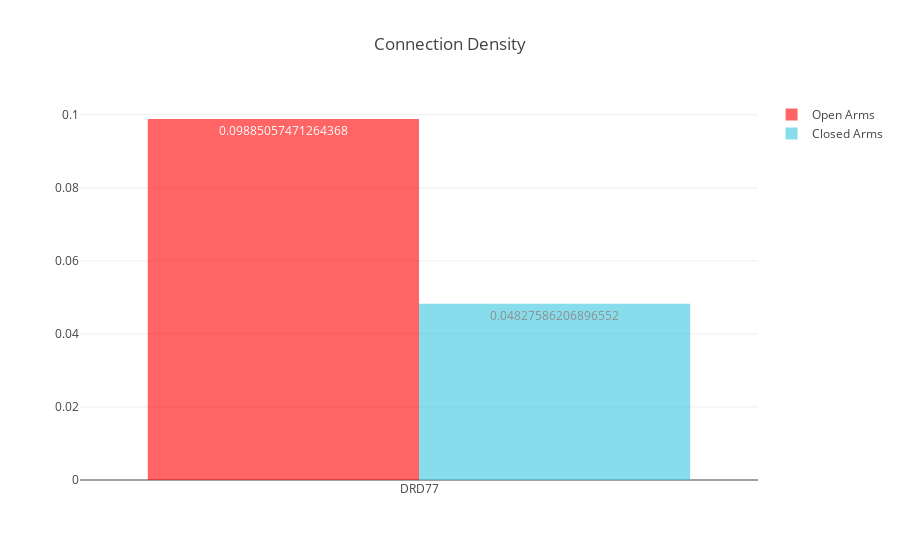

The cell this chart's notebook holds for it:
### Markdown cell above
### *Connection density is the actual number of edges in the graph as a proportion of the total number of possible edges and is the simplest estimator of the physical cost — for example, the energy or other resource requirements — of a network.* (Bullmore and Sporns)

### As one would expect, the connection density is greater when the mice were in the open arms of the EPM.

### Code cell
open_arms_graphs = get_behavior_graphs(feature_extractors, "OpenArms_centerpoint")

open_measures = list()
for open_arms_graph in open_arms_graphs:
    open_measures.append(open_arms_graph.connection_density)    
    
closed_arms_graphs = get_behavior_graphs(feature_extractors, "ClosedArms_centerpoint")

closed_measures = list()
for closed_arms_graph in closed_arms_graphs:
    closed_measures.append(closed_arms_graph.connection_density) 

plot_network_measures(open_measures, closed_measures, *x_axis, title="Connection Density")

### Figure 1 — Plotly figure (JSON) as saved in the notebook; plotly's stock layout.template omitted (floating-point values rounded to 4 significant figures)
{"data": [{"marker": {"color": "rgb(255, 0, 0)"}, "name": "Open Arms", "opacity": 0.6, "text": [0.09885], "textposition": "auto", "type": "bar", "uid": "9b16b6", "x": ["DRD77"], "y": [0.09885]}, {"marker": {"color": "rgb(58,200,225)"}, "name": "Closed Arms", "opacity": 0.6, "text": [0.04828], "textposition": "auto", "type": "bar", "uid": "703b27", "x": ["DRD77"], "y": [0.04828]}], "layout": {"autosize": true, "title": "Connection Density", "xaxis": {"autorange": true, "range": [-0.5, 0.5], "type": "category"}, "yaxis": {"autorange": true, "range": [0, 0.1041], "type": "linear"}}}
